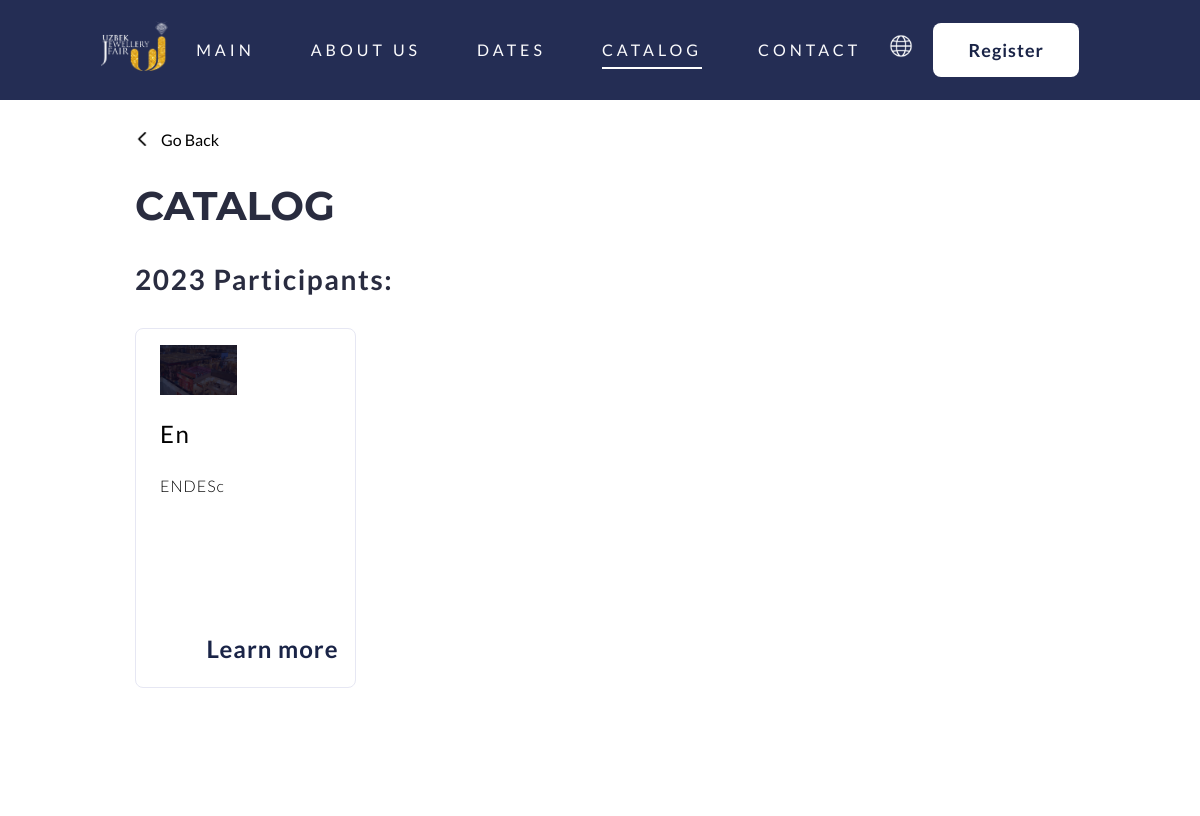
The app's page /en/catalog (upper part), older data.
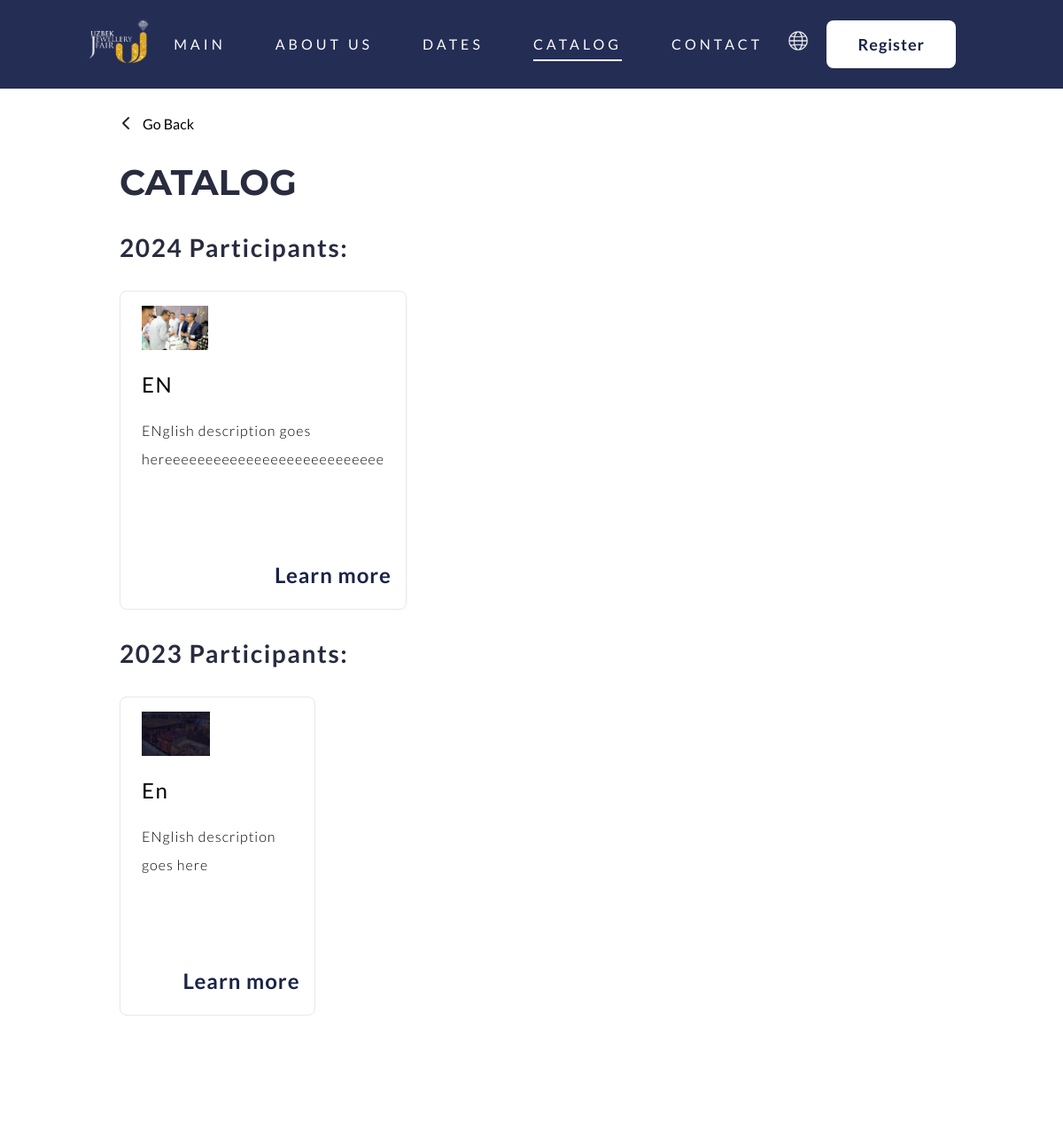
The same page, newer data.
### app.py (models this page shows, shortened)
class Card(db.Model):
    id = db.Column(db.Integer, primary_key=True)
    year = db.Column(db.String(10))
    title_en = db.Column(db.String(100))
    description_en = db.Column(db.String(500))
    title_ru = db.Column(db.String(100))
    description_ru = db.Column(db.String(500))
    title_uz = db.Column(db.String(100))
    description_uz = db.Column(db.String(500))
    image_filename = db.Column(db.String(255))  # This will store the filename of the image

### app.py (the view)
@app.route('/en/catalog')
def catalog():
    cards = Card.query.order_by(Card.year.desc()).all()
    cards_by_year = {}
    for card in cards:
        if card.year not in cards_by_year:
            cards_by_year[card.year] = []
        cards_by_year[card.year].append({
            'id': card.id,
            'title': card.title_en,
            'description': card.description_en,
            'image_filename': card.image_filename
        })
    return render_template('./en/catalog.html', cards_by_year=cards_by_year)

### templates/en/catalog.html
{% extends "./en/layout.html" %}
{% from "macros.html" import heading %}
{% block body %}
<div class="catalog-section">
  {{ heading('CATALOG') }}
  {% for year, cards in cards_by_year.items() %}
  <div class="year-section">
    <p class="catalog-title">{{ year }} Participants:</p>
    <div class="catalog-card-box">
      {% for card in cards %}
      <div class="catalog-card">
        <img src="{{ url_for('static', filename='images/uploads/' + card.image_filename) }}" alt="{{ card.title }}" />
        <p class="card-title">{{ card.title }}</p>
        <p class="card-info">{{ card.description }}</p>
        <a class="card-btn" href="{{ url_for('company_detail', card_id=card.id) }}">Learn more</a>
      </div>
      {% endfor %}
    </div>
  </div>
  {% endfor %}
</div>
{% endblock %}

Row changes from the older to the newer data that the page shows:
added Card: year "2024", image_filename (picture), title "EN", description "ENglish description goes hereeeeeeeeeeeeeeeeeeeeeeeeeee"
changed Card "En": description "ENDESc" → "ENglish description goes here"
